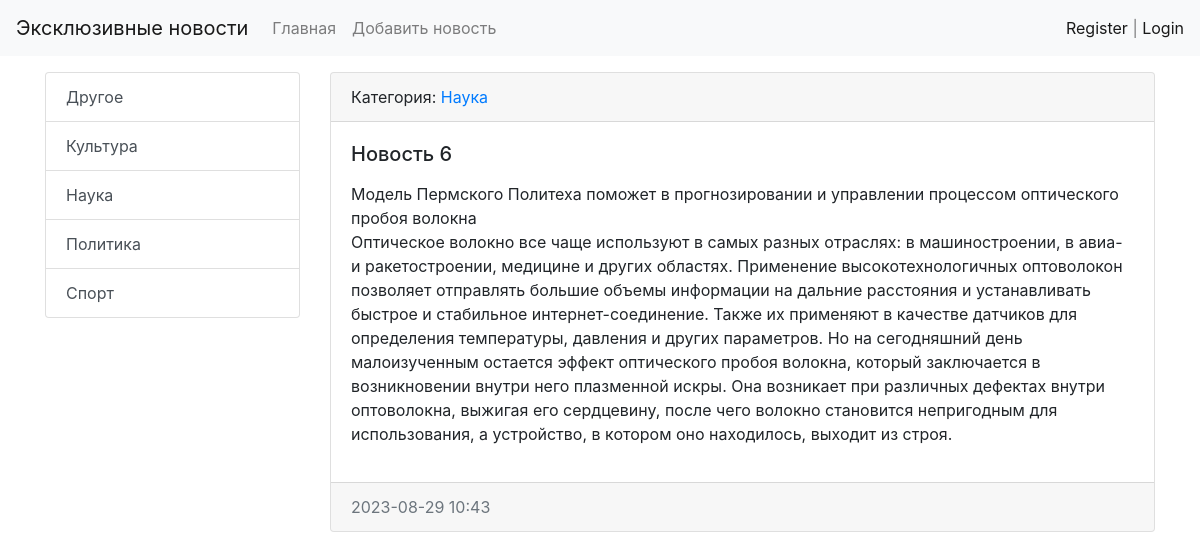
The app's page /news/6/, older data.
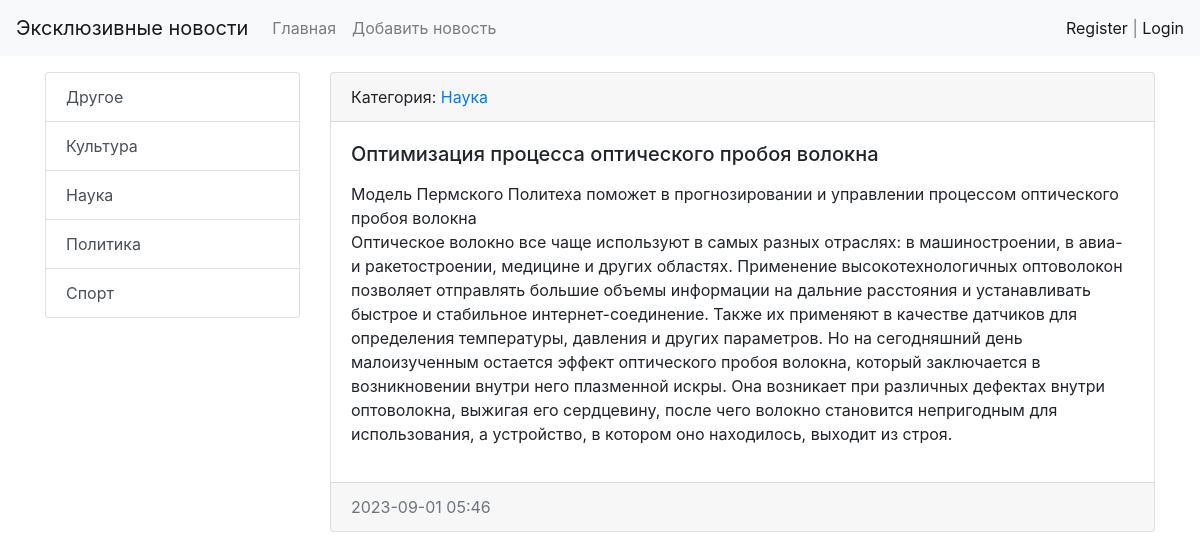
The same page, newer data.
### news/models.py (models this page shows, shortened)
class News(models.Model):
    title = models.CharField(max_length=150, verbose_name='Наименование')
    content = models.TextField(blank=True, verbose_name='Контент')
    created_at = models.DateTimeField(auto_now=True, verbose_name='Дата публикации')
    updated_at = models.DateTimeField(auto_now=True, verbose_name='Обновлено')
    photo = models.ImageField(upload_to='photos', verbose_name='Фото', blank=True)
    is_published = models.BooleanField(default=True, verbose_name='Опубликовано')
    category = models.ForeignKey('Category', on_delete=models.PROTECT, null=True, verbose_name='Категория')
    class Meta:
        verbose_name = 'новость'
        verbose_name_plural = 'новости'
        ordering = ['-created_at']

class Category(models.Model):
    title = models.CharField(max_length=150, db_index=True, verbose_name='Наименование категории')
    def __str__(self):
        return self.title
    class Meta:
        verbose_name = 'Категория'
        verbose_name_plural = 'Категории'
        ordering = ['title']

### news/views.py (the view)
# urls.py: path('news/<int:news_id>/', view_news, name='view_news'),
def view_news(request, news_id):
    news_item = get_object_or_404(News, pk=news_id)
    return render(request, 'news/view_news.html', {"news_item": news_item})

### news/templatetags/news_tags.py (called while the page is built)
@register.simple_tag
def get_categories():
    return Category.objects.all()

### news/templates/news/view_news.html (shortened to what this page needs)
{% extends 'base.html' %}
{% block sitebar %}
{% include 'inc/_sidebar.html' %}
{% endblock  %}
{% block content %}
<div class="card mb-3">
    <div class="card-header">
    Категория: <a href="{% url 'category' news_item.category.pk %}">{{ news_item.category }}</a>
    </div>
    <div class="card-body">
          <h5 class="card-title">{{ news_item.title }}</h5>
          <p class="card-text">{{ news_item.content|safe|linebreaks }}</p>
    </div>
    <div class="card-footer text-muted">
        {{ news_item.created_at|date:"Y-m-d H:i" }}
    </div>
</div>
{% endblock  %}

Row changes from the older to the newer data that the page shows:
changed News "Наука": title "Новость 6" → "Оптимизация процесса оптического пробоя волокна"; created_at "2023-08-29 10:43" → "2023-09-01 05:46"
